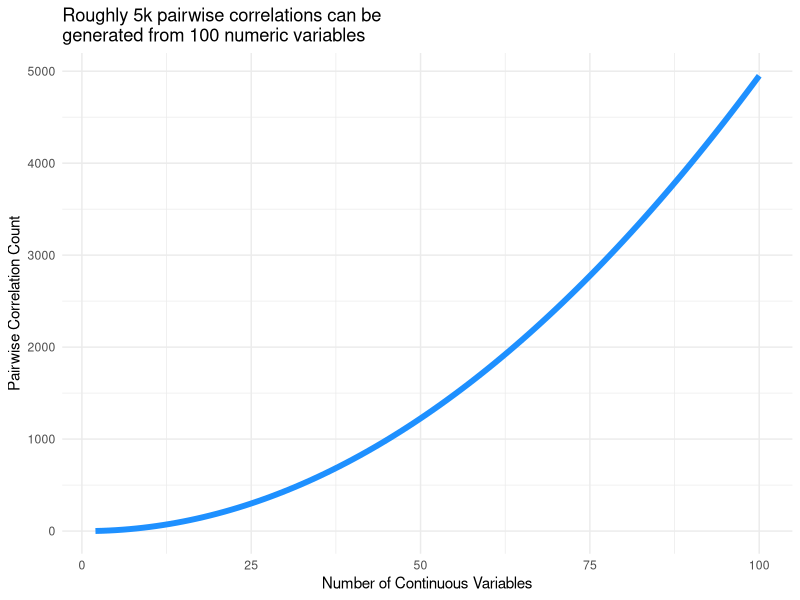
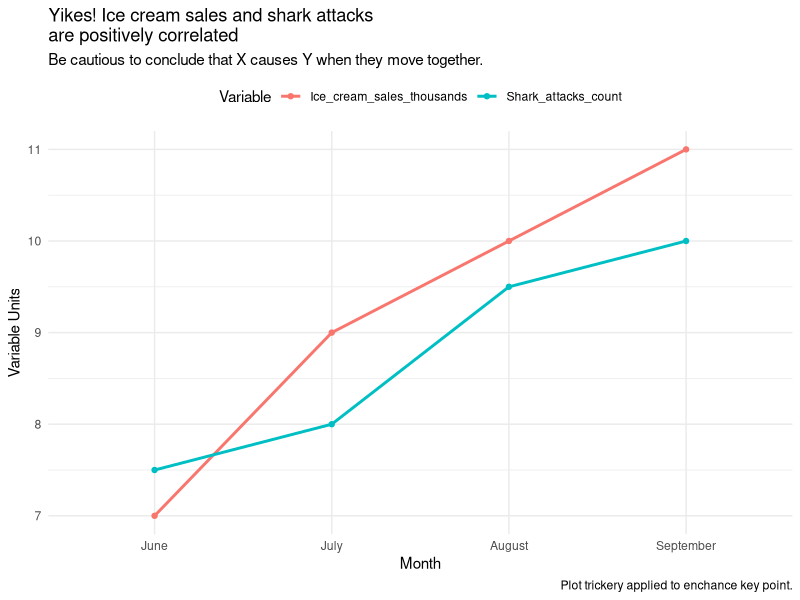
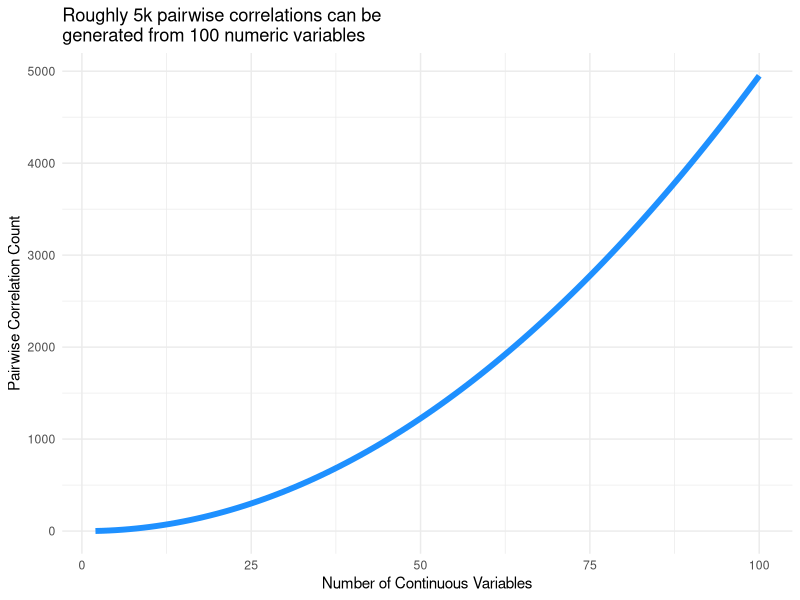
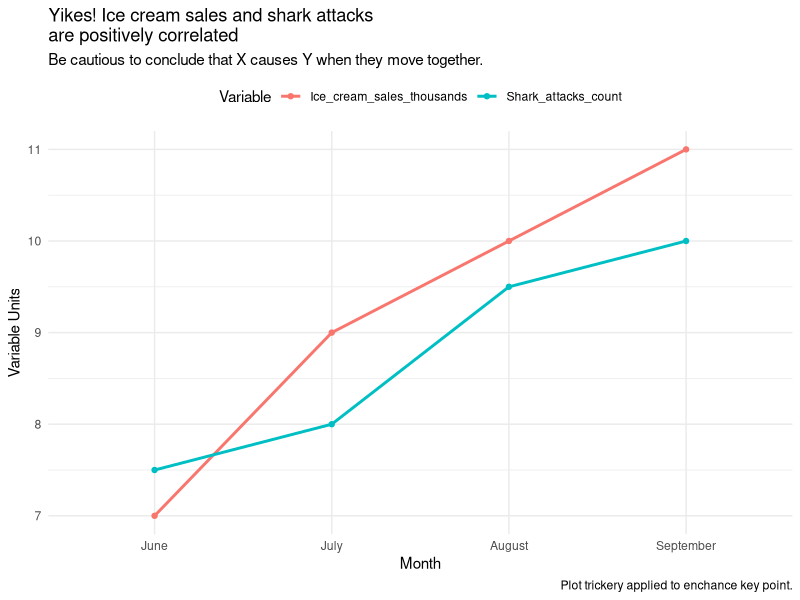

These figures' R source, in order:
library(tidyverse)
library(ggpubr)

tibble(numeric_continuous_var_count = 2:100) %>%
      rowwise() %>%
      mutate(pairwise_cor_count = choose(numeric_continuous_var_count, 2)) %>%
      ggplot(aes(x=numeric_continuous_var_count,
                 y=pairwise_cor_count)) +
      geom_line(color="dodgerblue", size=2) +
      theme_minimal() +
      labs(title="Roughly 5k pairwise correlations can be 
generated from 100 numeric variables",
           y="Pairwise Correlation Count",
           x="Number of Continuous Variables")
ggsave("Figs/pairwise_correlations.png", width = 5, height = 4, dpi = 300, units = "in", device='png')

cor_df <- tibble(Month = c("June", "July", "August", "September"),
             Ice_cream_sales_thousands = c(7, 9, 10, 11),
             Shark_attacks_count = c(7.5, 8, 9.5, 10)) %>%
      mutate(Month = factor(Month, levels = c("June", "July", "August", "September")))

cor_df %>% 
      gather(key="var" , value="value", -Month) %>%
      ggplot(aes(x=Month,
           y=value,
           color=var,
           group=var)) +
      geom_point() +
      geom_line(size=1) +
      theme_minimal() +
      theme(legend.position = "top") +
      labs(title="Yikes! Ice cream sales and shark attacks 
are positively correlated",
           subtitle="Be cautious to conclude that X causes Y when they move together.",
           caption="Plot trickery applied to enchance key point.",
           y="Variable Units",
           x="Month",
           color="Variable")
ggsave("Figs/ice_cream_and_shark_attacks.png", width = 5, height = 4, dpi = 300, units = "in", device='png')
